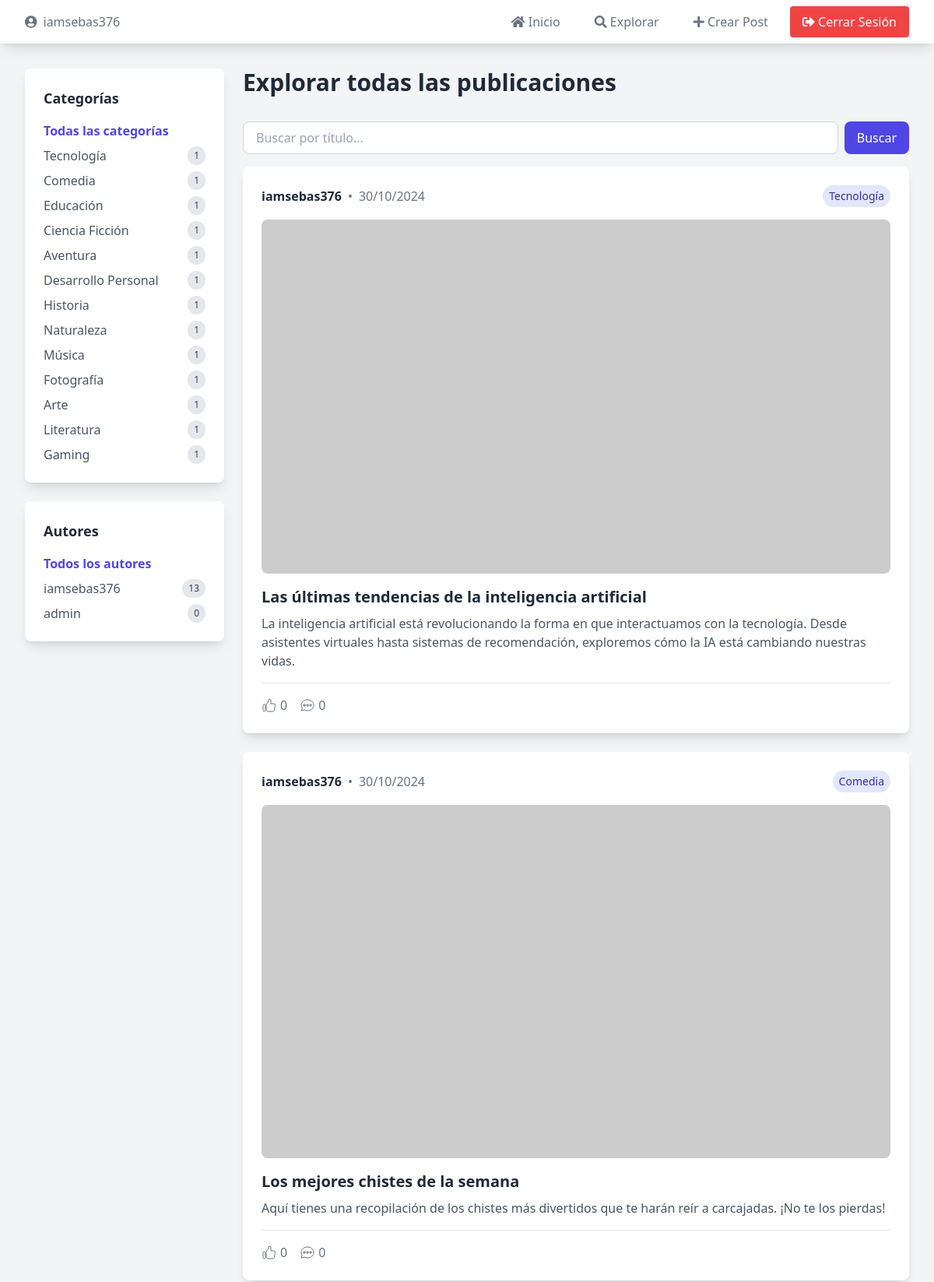
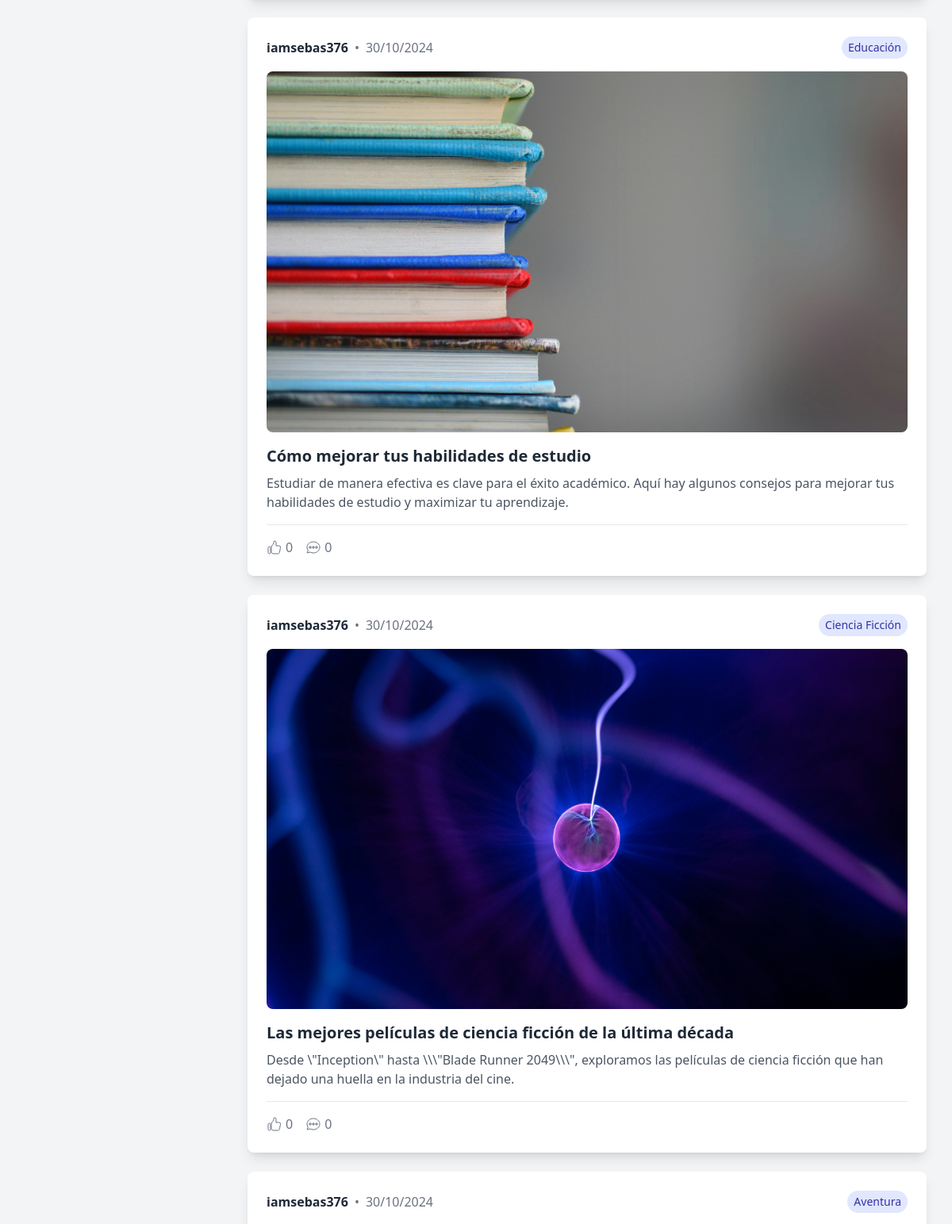
The page /explorar.php (signed in, upper part) on the database its author committed (2 pictures, top to bottom).
### tables this page shows
CREATE TABLE `categories` (
  `id` int(11) NOT NULL,
  `name` varchar(50) DEFAULT NULL
);

CREATE TABLE `authors` (
  `id` int(11) NOT NULL,
  `name` varchar(20) DEFAULT NULL,
  `email` varchar(50) DEFAULT NULL,
  `password` varchar(50) DEFAULT NULL,
  `is_locked` tinyint(1) DEFAULT 0,
  `failed_attempts` int(11) DEFAULT 0,
  `last_failed_attempt` datetime DEFAULT NULL
);

CREATE TABLE `posts` (
  `id` int(11) NOT NULL,
  `author_id` int(11) DEFAULT NULL,
  `title` varchar(100) DEFAULT NULL,
  `content` varchar(10000) DEFAULT NULL,
  `category_id` int(11) DEFAULT NULL,
  `image` varchar(100) DEFAULT NULL,
  `date` datetime DEFAULT current_timestamp(),
  `status_id` int(11) DEFAULT NULL
);

### explorar.php (the view, shortened to what this page needs)
<?php
$conectar = conn();
$username = $_SESSION['username'];
$sql_user = "SELECT id, name, email FROM authors WHERE name = ?";
$stmt_user = mysqli_prepare($conectar, $sql_user);
mysqli_stmt_bind_param($stmt_user, "s", $username);
mysqli_stmt_execute($stmt_user);
$result_user = mysqli_stmt_get_result($stmt_user);
$user_data = mysqli_fetch_assoc($result_user);
$current_user_id = $user_data['id'];
$sql_categories = "SELECT c.*, COUNT(p.id) as post_count
                  FROM categories c
                  LEFT JOIN posts p ON c.id = p.category_id AND p.status_id = 1
                  GROUP BY c.id";
$categories_result = mysqli_query($conectar, $sql_categories);
$sql_authors = "SELECT a.*, COUNT(p.id) as post_count
                FROM authors a
                LEFT JOIN posts p ON a.id = p.author_id AND p.status_id = 1
                GROUP BY a.id";
$authors_result = mysqli_query($conectar, $sql_authors);
$where_conditions = ["p.status_id = 1"];
$params = [];
$types = "";
$sql = "SELECT
            p.id,
            p.title,
            p.content,
            p.image,
            p.date,
            c.name as category_name,
            a.name as author_name,
            (SELECT COUNT(*) FROM likes WHERE post_id = p.id) as likes_count,
            (SELECT COUNT(*) FROM comments WHERE post_id = p.id) as comments_count,
            (SELECT COUNT(*) FROM likes WHERE post_id = p.id AND author_id = ?) as user_liked
        FROM posts p
        LEFT JOIN categories c ON p.category_id = c.id
        LEFT JOIN authors a ON p.author_id = a.id
        WHERE " . implode(" AND ", $where_conditions) . "
        ORDER BY p.date DESC";
$stmt = mysqli_prepare($conectar, $sql);
array_unshift($params, $current_user_id);
$types = "i" . $types;
if (!empty($params)) {
    mysqli_stmt_bind_param($stmt, $types, ...$params);
}
mysqli_stmt_execute($stmt);
$resul = mysqli_stmt_get_result($stmt);
?>
<!DOCTYPE html>
<html lang="es">
<head>
    <script src="https://cdn.tailwindcss.com"></script>
</head>
<body class="bg-gray-100">
    <?php include('components/navbar.php'); ?>
    <div class="max-w-7xl mx-auto px-4 sm:px-6 lg:px-8 py-8">
        <div class="flex flex-col md:flex-row gap-6">
            <div class="w-full md:w-64 flex-shrink-0">
                <div class="bg-white rounded-lg shadow-lg p-6 mb-6">
                    <h2 class="text-lg font-semibold text-gray-800 mb-4">Categorías</h2>
                    <ul class="space-y-2">
                        <li>
                            <a href="explorar.php"
                                class="text-gray-600 hover:text-indigo-600 transition-colors duration-200 <?php echo !isset($_GET['category']) ? 'font-semibold text-indigo-600' : ''; ?>">
                                Todas las categorías
                            </a>
                        </li>
                        <?php while ($cat = mysqli_fetch_assoc($categories_result)):
                            $isActive = isset($_GET['category']) && $_GET['category'] == $cat['id'];
                        ?>
                            <li>
                                <a href="?category=<?php echo $cat['id']; ?><?php echo isset($_GET['author']) ? '&author=' . $_GET['author'] : ''; ?>"
                                    class="flex items-center justify-between text-gray-600 hover:text-indigo-600 transition-colors duration-200 <?php echo $isActive ? 'font-semibold text-indigo-600' : ''; ?>">
                                    <span><?php echo htmlspecialchars($cat['name']); ?></span>
                                    <span class="bg-gray-200 text-gray-700 rounded-full px-2 py-1 text-xs">
                                        <?php echo $cat['post_count']; ?>
                                    </span>
                                </a>
                            </li>
                        <?php endwhile; ?>
                    </ul>
                </div>
                <div class="bg-white rounded-lg shadow-lg p-6">
                    <h2 class="text-lg font-semibold text-gray-800 mb-4">Autores</h2>
                    <ul class="space-y-2">
                        <li>
                            <a href="explorar.php<?php echo isset($_GET['category']) ? '?category=' . $_GET['category'] : ''; ?>"
                                class="text-gray-600 hover:text-indigo-600 transition-colors duration-200 <?php echo !isset($_GET['author']) ? 'font-semibold text-indigo-600' : ''; ?>">
                                Todos los autores
                            </a>
                        </li>
                        <?php while ($author = mysqli_fetch_assoc($authors_result)):
                            $isActive = isset($_GET['author']) && $_GET['author'] == $author['id'];
                        ?>
                            <li>
                                <a href="?author=<?php echo $author['id']; ?><?php echo isset($_GET['category']) ? '&category=' . $_GET['category'] : ''; ?>"
                                    class="flex items-center justify-between text-gray-600 hover:text-indigo-600 transition-colors duration-200 <?php echo $isActive ? 'font-semibold text-indigo-600' : ''; ?>">
                                    <span><?php echo htmlspecialchars($author['name']); ?></span>
                                    <span class="bg-gray-200 text-gray-700 rounded-full px-2 py-1 text-xs">
                                        <?php echo $author['post_count']; ?>
                                    </span>
                                </a>
                            </li>
                        <?php endwhile; ?>
                    </ul>
                </div>
            </div>
            <div class="flex-1">
                <h1 class="text-3xl font-bold text-gray-800 mb-8">
                    <?php
                    if (isset($_GET['category']) && isset($_GET['author'])) {
                        $category_id = $_GET['category'];
                        $author_id = $_GET['author'];
                        $sql_category_name = "SELECT name FROM categories WHERE id = ?";
                        $stmt_category_name = mysqli_prepare($conectar, $sql_category_name);
                        mysqli_stmt_bind_param($stmt_category_name, "i", $category_id);
                        mysqli_stmt_execute($stmt_category_name);
                        $result_category_name = mysqli_stmt_get_result($stmt_category_name);
                        $category = mysqli_fetch_assoc($result_category_name);
                        $sql_author_name = "SELECT name FROM authors WHERE id = ?";
                        $stmt_author_name = mysqli_prepare($conectar, $sql_author_name);
                        mysqli_stmt_bind_param($stmt_author_name, "i", $author_id);
                        mysqli_stmt_execute($stmt_author_name);
                        $result_author_name = mysqli_stmt_get_result($stmt_author_name);
                        $author = mysqli_fetch_assoc($result_author_name);
                        echo "Explorar publicaciones de " . htmlspecialchars($category['name']) . " por " . htmlspecialchars($author['name']);
                    } elseif (isset($_GET['search']) && !empty($_GET['search'])) {
                        echo "Resultados de búsqueda para: " . htmlspecialchars($_GET['search']);
                    } else {
                        echo "Explorar todas las publicaciones";
                    }
                    ?>
                </h1>
                <div class="mb-4">
                    <form method="GET" action="explorar.php" class="flex">
                        <input type="text" name="search" placeholder="Buscar por título..." class="flex-1 rounded-lg border border-gray-300 px-4 py-2 focus:outline-none focus:border-indigo-500 mr-2" value="<?php echo isset($_GET['search']) ? htmlspecialchars($_GET['search']) : ''; ?>">
                        <button type="submit" class="bg-indigo-600 text-white px-4 py-2 rounded-lg hover:bg-indigo-700 transition-colors duration-200">Buscar</button>
                    </form>
                </div>
                <div class="space-y-6">
                    <?php if (mysqli_num_rows($resul) > 0): ?>
                        <?php while ($row = mysqli_fetch_assoc($resul)): ?>
                            <div id="post-<?php echo $row['id']; ?>"
                                class="bg-white rounded-lg shadow-lg overflow-hidden"
                                x-data="{ showComments: false }">
                                <div class="p-6">
                                    <div class="flex justify-between items-center mb-4">
                                        <div class="flex items-center space-x-2">
                                            <span class="font-semibold text-gray-800">
                                                <?php echo htmlspecialchars($row['author_name']); ?>
                                            </span>
                                            <span class="text-gray-500">•</span>
                                            <span class="text-gray-500">
                                                <?php echo date('d/m/Y', strtotime($row['date'])); ?>
                                            </span>
                                        </div>
                                        <span class="px-2 py-1 bg-indigo-100 text-indigo-800 rounded-full text-sm">
                                            <?php echo htmlspecialchars($row['category_name'] ?? 'Sin categoría'); ?>
                                        </span>
                                    </div>
                                    <?php if (!empty($row['image'])): ?>
                                        <div class="mb-4 rounded-lg overflow-hidden">
                                            <img src="<?php echo htmlspecialchars($row['image']); ?>"
                                                alt="Imagen de <?php echo htmlspecialchars($row['title']); ?>"
                                                class="post-image"
                                                onerror="this.src='https://placehold.co/600x400/png';">
                                        </div>
                                    <?php endif; ?>
                                    <h2 class="text-xl font-semibold text-gray-800 mb-2">
                                        <?php echo htmlspecialchars($row['title']); ?>
                                    </h2>
                                    <p class="text-gray-600 mb-4">
                                        <?php echo nl2br(htmlspecialchars($row['content'])); ?>
                                    </p>
                                    <div class="flex items-center justify-between border-t pt-4">
                                        <div class="flex items-center space-x-4">
                                            <button @click="likePost(<?php echo $row['id']; ?>)" id="like-button-<?php echo $row['id']; ?>" class="like-button flex items-center space-x-1 text-gray-500 hover:text-indigo-600 transition-colors duration-200">
                                                <svg xmlns="http://www.w3.org/2000/svg" class="h-5 w-5 <?php echo $row['user_liked'] ? 'text-indigo-600 fill-current' : ''; ?>"
                                                    viewBox="0 0 20 20" fill="none" stroke="currentColor">
                                                    <path d="M2 10.5a1.5 1.5 0 113 0v6a1.5 1.5 0 01-3 0v-6zM6 10.333v5.43a2 2 0 001.106 1.79l.05.025A4 4 0 008.943 18h5.416a2 2 0 001.962-1.608l1.2-6A2 2 0 0015.56 8H12V4a2 2 0 00-2-2 1 1 0 00-1 1v.667a4 4 0 01-.8 2.4L6.8 7.933a4 4 0 00-.8 2.4z" />
                                                </svg>
                                                <span id="likes-count-<?php echo $row['id']; ?>"><?php echo $row['likes_count']; ?></span>
                                            </button>
                                            <button @click="showComments = !showComments" class="flex items-center space-x-1 text-gray-500 hover:text-indigo-600 transition-colors duration-200">
                                                <svg xmlns="http://www.w3.org/2000/svg" class="h-5 w-5" viewBox="0 0 20 20" fill="none" stroke="currentColor">
                                                    <path d="M18 10c0 3.866-3.582 7-8 7a8.841 8.841 0 01-4.083-.98L2 17l1.338-3.123C2.493 12.767 2 11.434 2 10c0-3.866 3.582-7 8-7s8 3.134 8 7zM7 9H5v2h2V9zm8 0h-2v2h2V9zM9 9h2v2H9V9z" />
                                                </svg>
                                                <span><?php echo $row['comments_count']; ?></span>
                                            </button>
                                        </div>
                                    </div>
                                </div>
                            </div>
                        <?php endwhile; ?>
                    <?php else: ?>
                        <div class="bg-white rounded-lg shadow p-6 text-center">
                            <p class="text-gray-600">No hay publicaciones disponibles.</p>
                        </div>
                    <?php endif; ?>
                </div>
            </div>
        </div>
    </div>
</body>
</html>

### explorar.php (style rules this page uses)
.post-image { aspect-ratio: 16/9; width: 100%; object-fit: cover; }

### rows shown on the page
categories: name "Tecnología", post_count "1"
categories: name "Comedia", post_count "1"
categories: name "Educación", post_count "1"
categories: name "Ciencia Ficción", post_count "1"
categories: name "Aventura", post_count "1"
categories: name "Desarrollo Personal", post_count "1"
categories: name "Historia", post_count "1"
categories: name "Naturaleza", post_count "1"
categories: name "Música", post_count "1"
categories: name "Fotografía", post_count "1"
categories: name "Arte", post_count "1"
categories: name "Literatura", post_count "1"
categories: name "Gaming", post_count "1"
authors: name "iamsebas376", post_count "13"
authors: name "admin", post_count "0"
posts: author.name "iamsebas376", date "30/10/2024", category.name "Tecnología", title "Las últimas tendencias de la inteligencia artificial", content "La inteligencia artificial está revolucionando la forma en que interactuamos con la tecnología. Desde asistentes virtuales hasta sistemas de recomendación, exploremos cómo la IA está cambiando nuestras vidas.", likes_count "0", comments_count "0"
posts: author.name "iamsebas376", date "30/10/2024", category.name "Comedia", title "Los mejores chistes de la semana", content "Aquí tienes una recopilación de los chistes más divertidos que te harán reír a carcajadas. ¡No te los pierdas!", likes_count "0", comments_count "0"
posts: author.name "iamsebas376", date "30/10/2024", category.name "Educación", image (picture), title "Cómo mejorar tus habilidades de estudio", content "Estudiar de manera efectiva es clave para el éxito académico. Aquí hay algunos consejos para mejorar tus habilidades de estudio y maximizar tu aprendizaje.", likes_count "0", comments_count "0"
posts: author.name "iamsebas376", date "30/10/2024", category.name "Ciencia Ficción", image (picture), title "Las mejores películas de ciencia ficción de la última década", content "Desde \\\"Inception\\\" hasta \\\\\\\"Blade Runner 2049\\\\\\\", exploramos las películas de ciencia ficción que han dejado una huella en la industria del cine.", likes_count "0", comments_count "0"
posts: author.name "iamsebas376", date "30/10/2024", category.name "Aventura"

### other values the page prints
$username "iamsebas376"
